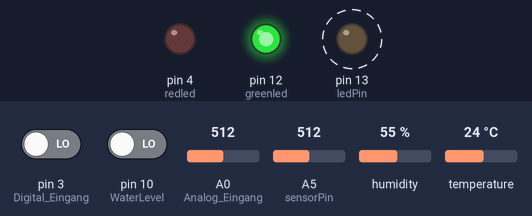
This sketch was run on a simulated Arduino Uno, built with avr-gcc and run on an emulated ATmega328P. Shown: output pins drawn as LEDs (lit = HIGH). Wiring (inferred from the names in the program): DHT11 sensor: data pin 8. Dashed ring = blinking. Inputs (shaded band) come from the test bench; at power-on: pin 10 (WaterLevel) LOW, pin 3 (Digital_Eingang) LOW, A0 (Analog_Eingang) = 512, A5 (sensorPin) = 512, humidity 55 %, temperature 24 °C. Pins used as bus, display or sensor lines are not drawn; what the sketch prints to the serial monitor is not drawn.

Above: at 2.9 s.
3.0 s: pin 10 (WaterLevel) driven HIGH
At 5.8 s:
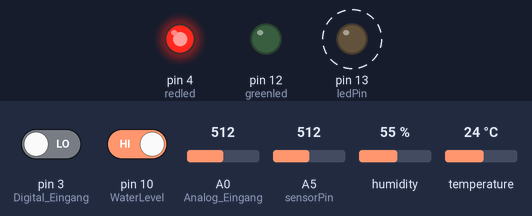
9.2 s: pin 10 (WaterLevel) driven LOW
At 11.2 s:
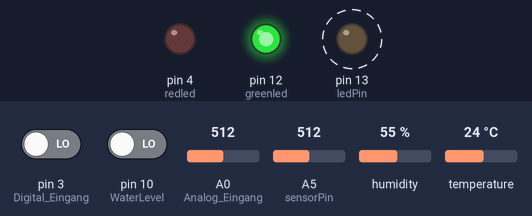
Timing chart, 0 to 21.4 s (numbered marks = the images above; inputs shaded):
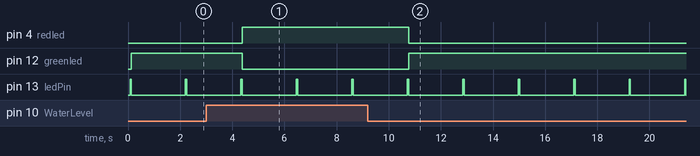

Measured:
- after the input at 3.0 s, pin 4 (redled): LOW → HIGH after 1.4 s; pin 12 (greenled): HIGH → LOW after 1.4 s
- after the input at 9.2 s, pin 4 (redled): HIGH → LOW after 1.6 s; pin 12 (greenled): LOW → HIGH after 1.6 s
- by itself, pin 13 (ledPin): alternates HIGH for 0.05 s and LOW for 2.1 s

The sketch:

HelloStrawberryFinal.ino
```cpp
//This code was constructed in Oulu Science Hack Day hackathon by the Hello Strawberry team
//The project kept going after the event.
//You can check the project status from https://www.facebook.com/StrawberryMoi/

//Sensors used in this project
//1.  KY-033 Tracking sensor for the water level indication (pole high/low)
//2.  KY-018 Photoresistor for water dirtyness measurement
//2.1 KY-011 Two color LED for water dirtyness measurement
//3.  KY-015 Air temperature and humidity measurement
//4.  KY-028 Digital measurement for water temperature (approximation for temp vs. voltage converion)

bool Alarm;
int WaterLevel = 10; // Declaration of the sensor input pin

//KY015 DHT11 Temperature and humidity sensor
int DHpin = 8;
byte dat [5];
byte read_data () {
  byte data;
  for (int i = 0; i < 8; i ++) {
    if (digitalRead (DHpin) == LOW) {
      while (digitalRead (DHpin) == LOW); // wait for 50us
      delayMicroseconds (30); // determine the duration of the high level to determine the data is '0 'or '1'
      if (digitalRead (DHpin) == HIGH)
        data |= (1 << (7-i)); // high front and low in the post
      while (digitalRead (DHpin) == HIGH); // data '1 ', wait for the next one receiver
     }
  }
return data;
}

// Declaration and initialization of the input pins
int Analog_Eingang = A0; // X-axis-signal
int Digital_Eingang = 3; // Button

//KY018 Photo resistor module
int sensorPin = A5; // select the input pin for the potentiometer
int ledPin = 13; // select the pin for the LED
int sensorValue = 0; // variable to store the value coming from the sensor

int greenled = 12;
int redled = 4;

void setup ()
{
  Serial.begin(9600); // Initialization serial output
  pinMode (WaterLevel, INPUT) ; // Initialization sensor pin
  pinMode (DHpin, OUTPUT);
  pinMode (Analog_Eingang, INPUT);
  pinMode(ledPin, OUTPUT);
  pinMode(greenled, OUTPUT);
  pinMode(redled, OUTPUT);
}

// The program reads the status of the sensor pins
// shows via serial terminal if the linetracker is on the line or not
void check_water_level ()
{
  bool val = digitalRead (WaterLevel) ; // The current signal of the sensor will be read
  if (val == HIGH) // If a signal is detected the LED will light up.
  {
    Serial.print("WATERLEVEL 1");
    Serial.print (' ');
    Alarm = 0;
  }
  else
  {
    Serial.print("WATERLEVEL 0");
    Serial.print (' ');
    Alarm = 1;
  }
}

void check_air_temperature_and_humidity()  {
  digitalWrite (DHpin, LOW); // bus down, send start signal
  delay (30); // delay greater than 18ms, so DHT11 start signal can be detected

  digitalWrite (DHpin, HIGH);
  delayMicroseconds (40); // Wait for DHT11 response

  pinMode (DHpin, INPUT);
  while (digitalRead (DHpin) == HIGH);
  delayMicroseconds (80); // DHT11 response, pulled the bus 80us
  if (digitalRead (DHpin) == LOW);
  delayMicroseconds (80); // DHT11 80us after the bus pulled to start sending data

  for (int i = 0; i < 4; i ++) // receive temperature and humidity data, the parity bit is not considered
    dat[i] = read_data ();

  pinMode (DHpin, OUTPUT);
  digitalWrite (DHpin, HIGH); // send data once after releasing the bus, wait for the host to open the next Start signal

  Serial.print ("AIRHUMIDITY ");
  Serial.print (dat [0], DEC); // display the humidity-bit integer;
  Serial.print ('.');
  Serial.print (dat [1], DEC); // display the humidity decimal places;
  Serial.print (' ');
  //Serial.println ('%');
  Serial.print ("AIRTEMPERATURE ");
  Serial.print (dat [2], DEC); // display the temperature of integer bits;
  Serial.print ('.');
  Serial.print (dat [3], DEC); // display the temperature of decimal places;
  Serial.print (' ');
  //Serial.println ('C');

}

void check_water_temperature() {
  float Analog;
  int Digital;
  double Temp;

  // Current values will be read and converted to voltage
  //1023
  Analog = analogRead (Analog_Eingang);
  Digital = digitalRead (Digital_Eingang);

  //... and outputted here
  Serial.print("WATERTEMPERATURE ");
  Serial.print(Analog);
  Serial.print (' ');


  Temp = log(10000.0*((1024.0/Analog-1)));
  Temp = 1 / (0.001129148 + (0.000234125 + (0.0000000876741 * Temp * Temp ))* Temp );
  Temp = Temp - 273.15;            // Convert Kelvin to Celcius
  Serial.print("WATERTEMPERATURECONVERSION ");
  Serial.print(Temp);
  Serial.print (' ');
  //return Temp;
}

void check_water_dirtyness(){
  digitalWrite(ledPin, HIGH);
  delay(50);
  sensorValue = analogRead(sensorPin);
  digitalWrite(ledPin, LOW);
  Serial.print("LIGHTVALUE ");
  Serial.println(sensorValue, DEC);
}

void green_led_on(){
  digitalWrite(greenled, LOW);

}
void green_led_off(){
  digitalWrite(greenled, HIGH);

}

void red_led_on(){
  digitalWrite(redled, LOW);

}
void red_led_off(){
  digitalWrite(redled, HIGH);

}


void loop(){
  check_air_temperature_and_humidity();
  check_water_level();
  check_water_temperature();
  check_water_dirtyness();

  if (Alarm == 0){
    red_led_off();
    green_led_on();
    }
  else {
    green_led_off();
    red_led_on();
  }
  //Serial.println(Alarm);
  //Serial.println("------------------------------------");
  delay(2000); // Break of 2000ms between the measurements
  }
```
